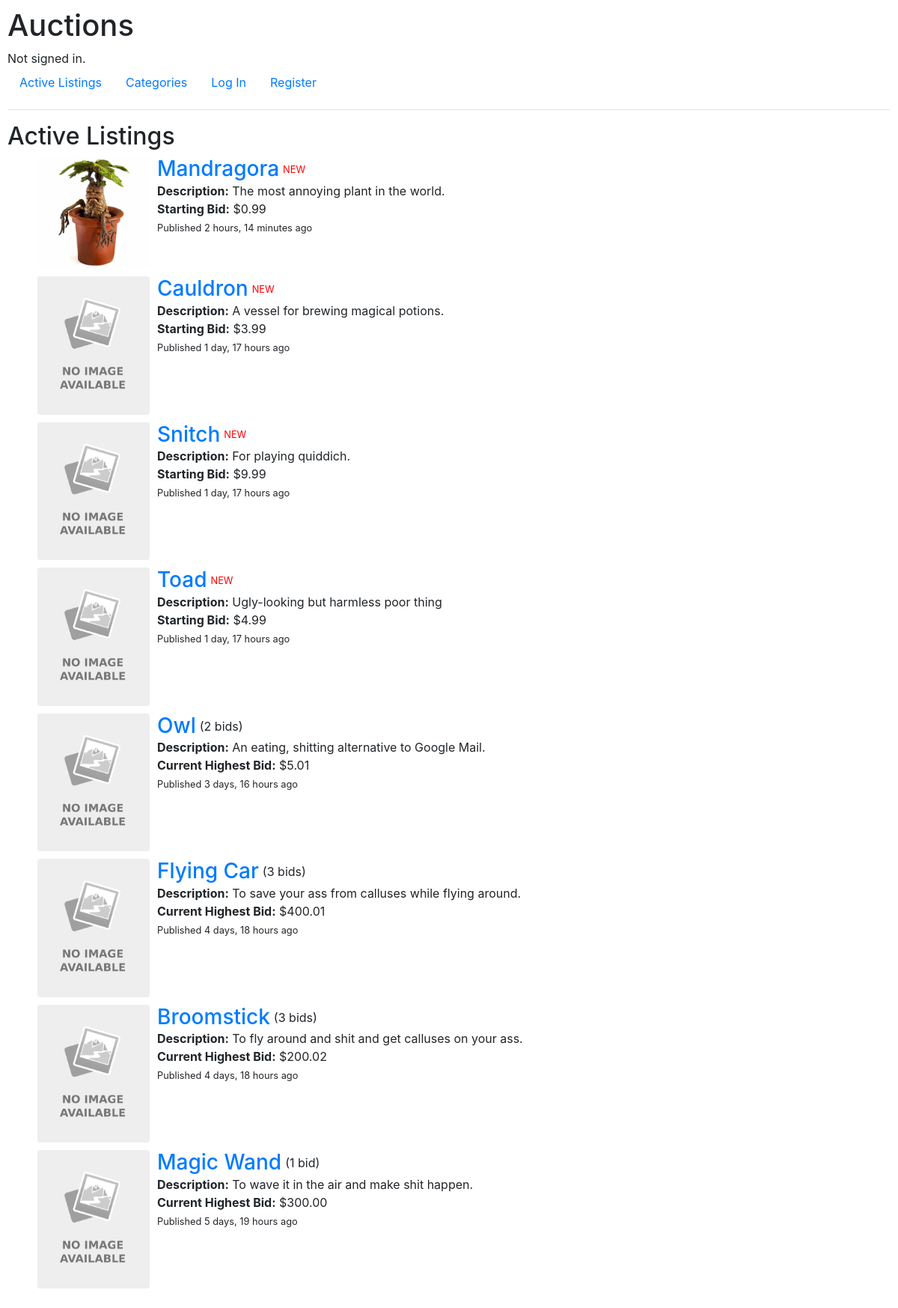
The page / on the database its author committed.
### auctions/models.py (models this page shows, shortened)
class Listing(models.Model):
    name = models.CharField(max_length=128)
    description = models.CharField(
        max_length=1024,
        help_text="Please provide a detailed description of the item being auctioned."
        )
    starting_bid = models.DecimalField(
        max_digits=10,
        decimal_places=2,
        validators=[MinValueValidator(0.01)],
        help_text="The minimum amount that a bidder can offer for this item."
    )
    watchlist = models.ManyToManyField('Watchlist', related_name='listings', blank=True)
    bids = models.ManyToManyField('Bid', related_name='listing_bids', blank=True)
    created_at = models.DateTimeField(auto_now_add=True)
    created_by = models.ForeignKey(User, on_delete=models.CASCADE, related_name='listings')
    num_bids = models.PositiveIntegerField(default=0)
    active = models.BooleanField(default=True)
    categories = models.ManyToManyField('Category', blank=True, related_name="category_listings")
    image = models.ImageField(upload_to='listing_images/', blank=True, null=True)

### auctions/views.py (the view)
# urls.py: path("", views.index, name="index"),
def index(request):
    listings = Listing.objects.all().order_by('-created_at')
    for listing in listings:
        highest_bid = listing.bid_listings.all().aggregate(Max('amount'))['amount__max']
        listing.highest_bid = highest_bid
        listing.num_bids = listing.bid_listings.all().count()
        created_at = listing.created_at
        now = timezone.now()
    return render(request, "auctions/index.html", {
        "listings": listings,
        "now": now,
        "created_at": created_at
    })

### auctions/context_processors.py (called while the page is built)
def watchlist_items(request):
    num_items = 0
    if request.user.is_authenticated:
        watchlist = Watchlist.objects.filter(user=request.user).annotate(num_listings=Count('listings'))
        if watchlist.exists():
            num_items = watchlist.first().num_listings
    return {'num_items': num_items}

### auctions/templates/auctions/index.html
{% extends "auctions/layout.html" %}
{% load static %}
{% block body %}
    <h2>Active Listings</h2>
        <ul>
            {% for listing in listings %}
                {% if listing.active %}
                    <li>
                        <div class="listing-details">
                            {% if listing.image %}
                                <a href="{% url 'listing' listing.pk %}"><img class="listing-thumbnail" src="{{ listing.image.url }}" alt="Listing Thumbnail Image"></a>
                            {% else %}
                                <a href="{% url 'listing' listing.pk %}"><img class="listing-thumbnail" src="{% static 'auctions/no-image-placeholder.png' %}" alt="No Image Available"></a>
                            {% endif %}
                            <div>
                                <div class="listing-title"><h3><a href="{% url 'listing' listing.pk %}">{{ listing.name }}</a></h3>{% if listing.highest_bid %}<span>({{ listing.num_bids }} bid{% if listing.num_bids > 1 %}s{% endif %})</span>{% else %}<span class="new">NEW</span>{% endif %}</div>
                                <p><strong>Description:</strong> {{ listing.description|truncatewords:20 }}</br>
                                {% if not listing.highest_bid %}
                                    <strong>Starting Bid:</strong> ${{ listing.starting_bid}}
                                {% else %}
                                    <strong>Current Highest Bid:</strong> ${{ listing.highest_bid|floatformat:2}}
                                {% endif %}
                                </br /><span class="published">Published {{ listing.created_at|timesince:now}} ago</span>
                                </p>
                            </div>
                        </div>
                    </li>
                {% endif %}
            {% empty %}
                <li>No listings yet.{% if user.is_authenticated %} Go to "<a href="{% url 'create_listing' %}">Create Listing</a>" to add one.{% endif %}</li>
            {% endfor %}
        </ul>
{% endblock %}

### auctions/templates/auctions/layout.html (shortened to what this page needs)
{% load static %}
<!DOCTYPE html>
<html lang="en">
    <head>
        <link rel="stylesheet" href="https://stackpath.bootstrapcdn.com/bootstrap/4.4.1/css/bootstrap.min.css">
        <link href="{% static 'auctions/styles.css' %}" rel="stylesheet">
    </head>
    <body>
        <h1>Auctions</h1>
        <div>
            {% if user.is_authenticated %}
                Signed in as <strong>{{ user.username }}</strong>.
            {% else %}
                Not signed in.
            {% endif %}
        </div>
        <ul class="nav">
            <li class="nav-item">
                <a class="nav-link" href="{% url 'index' %}">Active Listings</a>
            </li>
            <li class="nav-item">
                <a class="nav-link" href="{% url 'categories' %}">Categories</a>
            </li>
            {% if user.is_authenticated %}
                <li>
                    <a class="nav-link" href="{% url 'create_listing' %}">Create Listing</a>
                </li>
                <li>
                    <a class="nav-link" href="{% url 'my_listings' %}">My Listings</a>
                </li>
                <li class="nav-item watchlist-nav-item">
                    <a  class="nav-link" href="{% url 'watchlist' %}">Watchlist</a>{% if num_items != 0 %}<span class="watchlist-counter">{{ num_items }}</span>{% endif %}
                </li>
                <li class="nav-item">
                    <a class="nav-link" href="{% url 'logout' %}">Log Out</a>
                </li>
            {% else %}
                <li class="nav-item">
                    <a class="nav-link" href="{% url 'login' %}">Log In</a>
                </li>
                <li class="nav-item">
                    <a class="nav-link" href="{% url 'register' %}">Register</a>
                </li>
            {% endif %}
        </ul>
        <hr>
        {% block body %}
        {% endblock %}
    </body>
</html>

### auctions/static/auctions/styles.css (style rules this page uses)
body { padding: 10px; }
ul li { list-style-type: none; }
.listing-title, .watchlist-nav-item { display: flex; align-items: center; }
.listing-details { display: flex; margin-bottom: 10px; }
.listing-title h1, h3, h4 { margin: 0 5px 0 0; }
.listing-thumbnail { max-width: 150px; margin-right: 10px; }
.new, .remove a { color: red; font-size: 0.8em; }
.published { font-size: 0.8em; }

### rows shown on the page
Listing: image (picture), name "Mandragora", shows "NEW", description "The most annoying plant in the world.", starting_bid "0.99", created_at "2 hours, 14 minutes"
Listing: active True (drawn), name "Cauldron", shows "NEW", description "A vessel for brewing magical potions.", starting_bid "3.99", created_at "1 day, 17 hours"
Listing: active True (drawn), name "Snitch", shows "NEW", description "For playing quiddich.", starting_bid "9.99", created_at "1 day, 17 hours"
Listing: active True (drawn), name "Toad", shows "NEW", description "Ugly-looking but harmless poor thing", starting_bid "4.99", created_at "1 day, 17 hours"
Listing: active True (drawn), name "Owl", num_bids "2", description "An eating, shitting alternative to Google Mail.", highest_bid "5.01", created_at "3 days, 16 hours"
Listing: active True (drawn), name "Flying Car", num_bids "3", description "To save your ass from calluses while flying around.", highest_bid "400.01", created_at "4 days, 18 hours"
Listing: active True (drawn), name "Broomstick", num_bids "3", description "To fly around and shit and get calluses on your ass.", highest_bid "200.02", created_at "4 days, 18 hours"
Listing: active True (drawn), name "Magic Wand", num_bids "1", description "To wave it in the air and make shit happen.", highest_bid "300.00", created_at "5 days, 19 hours"
